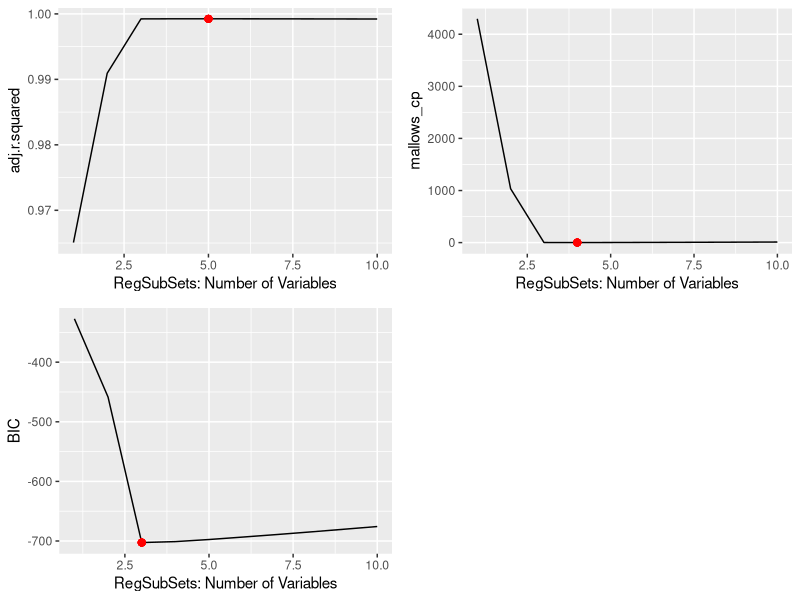
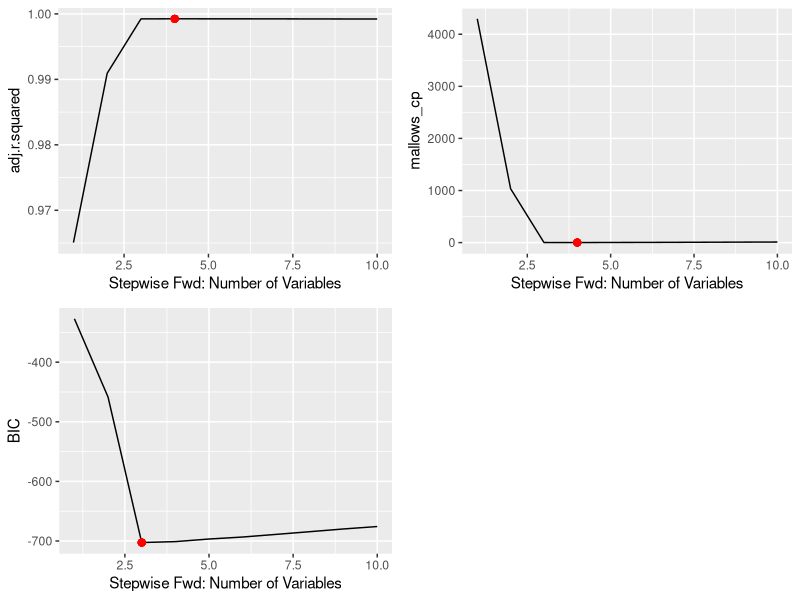
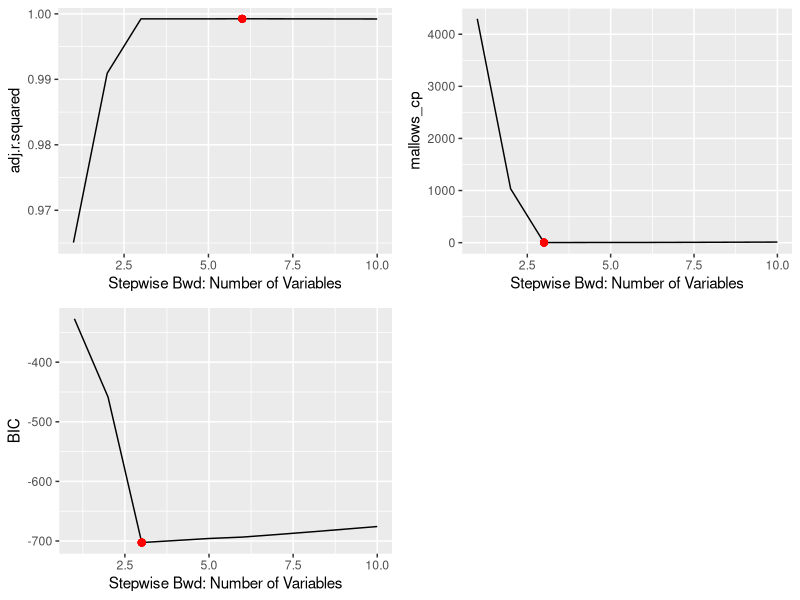
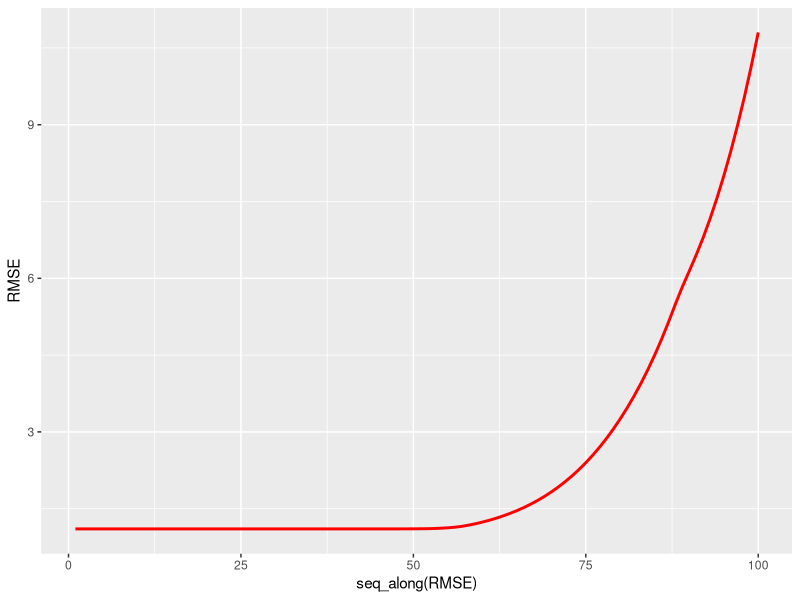
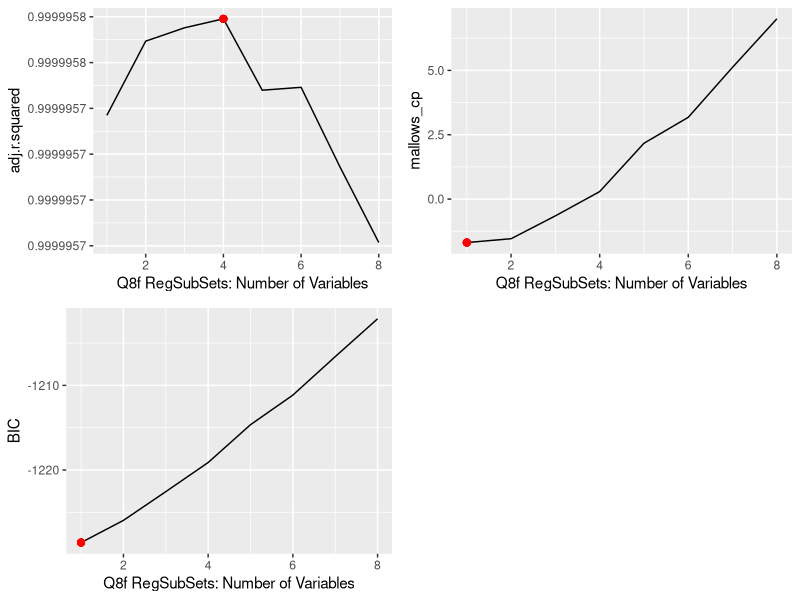
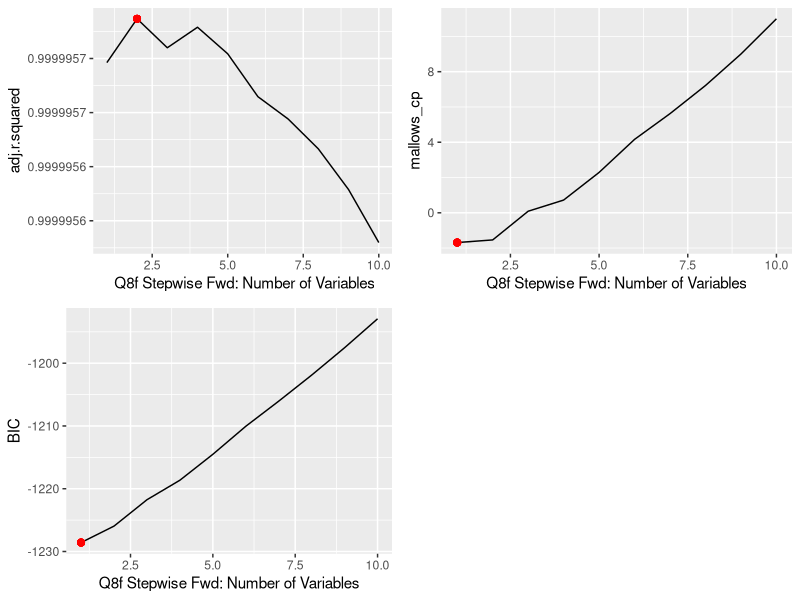
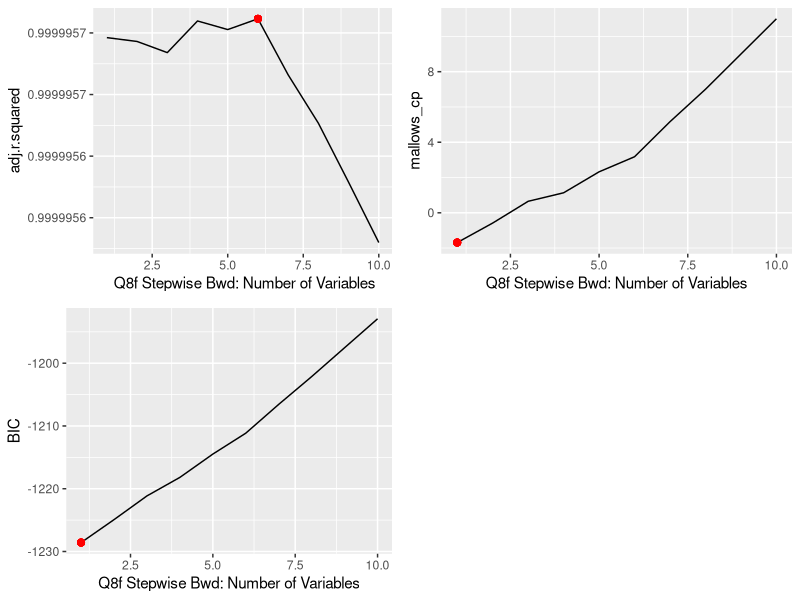
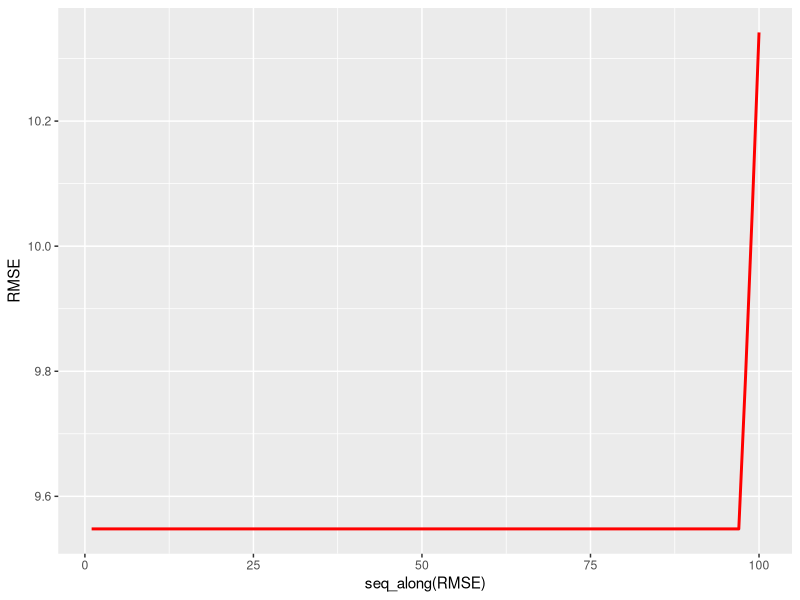

Reproduce these figures in R, in order.
## ---- chunk 1
knitr::opts_chunk$set(echo = TRUE)

library(tidyverse)
library(tibble)
## ---- chunk 2
set.seed (1976)

X = rnorm(100)

E = rnorm (100)
## ---- chunk 3
B0 = 10
B1 = -13
B2 = 3.27
B3 = -9.11

Y = B0 + (B1 * X) + (B2 * X^2) + (B3 * X^3) + E

## ---- chunk 4
df.q8c = data.frame(x1 = X, x2 = X^2, x3 = X^3, x4 = X^4, x5 = X^5, x6 = X^6, x7 = X^7, x8 = X^8, x9 = X^9, x10 = X^10, y = Y)

head(df.q8c)
## ---- chunk 5
library(leaps)
regfit.full <- leaps::regsubsets(y~., data = df.q8c, nvmax=10)
#summary(regfit.full)
regfit.full %>% broom::tidy()

reg.summary = regfit.full %>% broom::tidy() 

#reg.summary %>% names()
#reg.summary %>% dplyr::select(adj.r.squared)
#reg.summary %>% dplyr::select(BIC)
#reg.summary %>% dplyr::select(mallows_cp)
## ---- chunk 6
adjR2s_plot = function(model.summary, xlab) {
  model.summary %>%
  ggplot(aes(x=seq_along(adj.r.squared), y=adj.r.squared)) + geom_line() +
  geom_point(model.summary, color='red', size=2, mapping=aes(x=which.max(adj.r.squared), y=max(adj.r.squared)))  + xlab(xlab) 
}

mallows_cps_plot = function(model.summary, xlab) {
  model.summary %>%
  ggplot(aes(x=seq_along(mallows_cp), y=mallows_cp)) + geom_line() +
  geom_point(model.summary, color='red', size=2, mapping=aes(x=which.min(mallows_cp), y=min(mallows_cp))) +  xlab(xlab)
}

BICs_plot = function(model.summary, xlab) {
  model.summary %>%
  ggplot(aes(x=seq_along(BIC), y=BIC)) + geom_line() +
  geom_point(model.summary, color='red', size=2, mapping=aes(x=which.min(BIC), y=min(BIC))) +  xlab(xlab) 
}
## ---- chunk 7
library(gridExtra)

grid.arrange(adjR2s_plot(reg.summary, "RegSubSets: Number of Variables"), mallows_cps_plot(reg.summary, "RegSubSets: Number of Variables"), BICs_plot(reg.summary, "RegSubSets: Number of Variables"), nrow=2)
## ---- chunk 8
regfit.fwd <- regsubsets(y~., data=df.q8c, nvmax=10, method="forward")
#summary(regfit.fwd)
regfit.fwd.summary = regfit.fwd %>% broom::tidy()

regfit.fwd.summary

grid.arrange(adjR2s_plot(regfit.fwd.summary, "Stepwise Fwd: Number of Variables"), mallows_cps_plot(regfit.fwd.summary, "Stepwise Fwd: Number of Variables"), BICs_plot(regfit.fwd.summary, "Stepwise Fwd: Number of Variables"), nrow=2)
## ---- chunk 9
regfit.bwd <- regsubsets(y~., data=df.q8c, nvmax=10, method="backward")
#summary(regfit.bwd)
regfit.bwd.sumary = regfit.bwd %>% broom::tidy()

regfit.bwd.sumary

grid.arrange(adjR2s_plot(regfit.bwd.sumary, "Stepwise Bwd: Number of Variables"), mallows_cps_plot(regfit.bwd.sumary, "Stepwise Bwd: Number of Variables"), BICs_plot(regfit.bwd.sumary, "Stepwise Bwd: Number of Variables"), nrow=2)
## ---- chunk 10
library(caret)
set.seed(19)
# alpha 1 == lasso
lassoCV = caret::train(y~., data=df.q8c, method="glmnet", 
             tuneGrid=data.frame(alpha=rep(1,100), lambda=10^seq(1,-2,length=100)),
             trControl=trainControl("cv", number=10, returnResamp='all'))

lassoCV$results %>% ggplot(aes(seq_along(RMSE), RMSE)) + geom_line(size=1, color='red')

coef(lassoCV$finalModel, lassoCV$bestTune$lambda)

print(paste("Best Lambda with CV: ",lassoCV$bestTune$lambda))
## ---- chunk 11

# generate the new vector
B7 = 9.04
Y.Q8f = B0 + (B7 * X^7) + E
df.q8f = data.frame(x1 = X, x2 = X^2, x3 = X^3, x4 = X^4, x5 = X^5, x6 = X^6, x7 = X^7, x8 = X^8, x9 = X^9, x10 = X^10, y=Y.Q8f)

# regsubsets model
regfit.full.q8f <- leaps::regsubsets(y~., df.q8f)
reg.summary.q8f = regfit.full.q8f %>% broom::tidy() 
reg.summary.q8f
# show BIC coefficients
coef(regfit.full.q8f,1) %>% broom::tidy()

grid.arrange(adjR2s_plot(reg.summary.q8f, "Q8f RegSubSets: Number of Variables"), mallows_cps_plot(reg.summary.q8f, "Q8f RegSubSets: Number of Variables"), BICs_plot(reg.summary.q8f, "Q8f RegSubSets: Number of Variables"), nrow=2)


# fwd stepwise
regfit.fwd.q8f <- regsubsets(y~., data=df.q8f, nvmax=10, method="forward")
regfit.fwd.summary.q8f = regfit.fwd.q8f %>% broom::tidy()
regfit.fwd.summary.q8f
# show BIC coefficients
coef(regfit.fwd.q8f,1) %>% broom::tidy()

grid.arrange(adjR2s_plot(regfit.fwd.summary.q8f, " Q8f Stepwise Fwd: Number of Variables"), mallows_cps_plot(regfit.fwd.summary.q8f, "Q8f Stepwise Fwd: Number of Variables"), BICs_plot(regfit.fwd.summary.q8f, "Q8f Stepwise Fwd: Number of Variables"), nrow=2)

# bwd stepwise
regfit.bwd.q8f <- regsubsets(y~., data=df.q8f, nvmax=10, method="backward")
regfit.bwd.summary.q8f = regfit.bwd.q8f %>% broom::tidy()
regfit.bwd.summary.q8f
# show BIC coefficients
coef(regfit.bwd.q8f,1) %>% broom::tidy()

grid.arrange(adjR2s_plot(regfit.bwd.summary.q8f, " Q8f Stepwise Bwd: Number of Variables"), mallows_cps_plot(regfit.bwd.summary.q8f, "Q8f Stepwise Bwd: Number of Variables"), BICs_plot(regfit.bwd.summary.q8f, "Q8f Stepwise Bwd: Number of Variables"), nrow=2)

# lasso
set.seed(1976)
# alpha 1 == lasso
lassoCV.q8f = caret::train(y~., data=df.q8f, method="glmnet", 
             tuneGrid=data.frame(alpha=rep(1,100), lambda=10^seq(1,-2,length=100)),
             trControl=trainControl("cv", number=10, returnResamp='all'))

lassoCV.q8f$results %>% ggplot(aes(seq_along(RMSE), RMSE)) + geom_line(size=1, color='red')

coef(lassoCV.q8f$finalModel, lassoCV.q8f$bestTune$lambda)

print(paste("Q8f Best Lambda with CV: ",lassoCV.q8f$bestTune$lambda))
